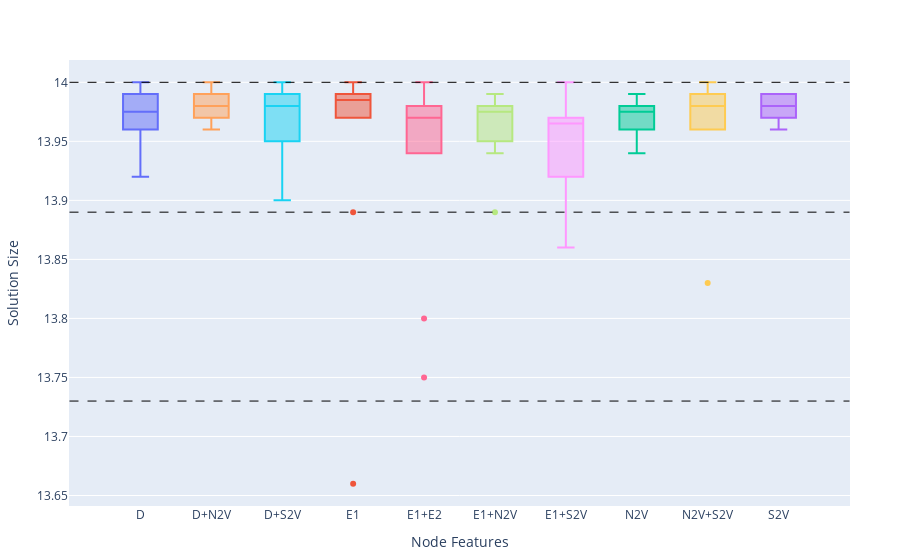

The notebook cell saved with this chart:
### Code cell
p = plot(vcat(dfs_single, dfs_combined), x=Symbol("Node Features"), y=Symbol("Solution Size"), kind="box", color=Symbol("Node Features"), 
    Layout(
        showlegend=false
    ))
    add_line(p, mean_ds, 10)
    add_line(p, mean_ds_2, 10)
    add_line(p, mean_ds_3, 10)
p

### Figure 1 — Plotly figure (JSON) as saved in the notebook; plotly's stock layout.template omitted (floating-point values rounded to 4 significant figures)
{"data": [{"legendgroup": "D", "marker": {"color": "#636efa"}, "name": "D", "showlegend": true, "type": "box", "x": ["D", "D", "D", "D", "D", "D", "D", "D", "D", "D"], "xaxis": "x", "y": [13.96, 13.99, 14, 13.97, 13.98, 13.99, 13.92, 13.96, 14, 13.97], "yaxis": "y"}, {"legendgroup": "D+N2V", "marker": {"color": "#FFA15A"}, "name": "D+N2V", "showlegend": true, "type": "box", "x": ["D+N2V", "D+N2V", "D+N2V", "D+N2V", "D+N2V", "D+N2V", "D+N2V", "D+N2V", "D+N2V", "D+N2V"], "xaxis": "x", "y": [13.99, 13.97, 14, 13.99, 13.99, 13.96, 13.98, 13.97, 13.98, 13.97], "yaxis": "y"}, {"legendgroup": "D+S2V", "marker": {"color": "#19d3f3"}, "name": "D+S2V", "showlegend": true, "type": "box", "x": ["D+S2V", "D+S2V", "D+S2V", "D+S2V", "D+S2V", "D+S2V", "D+S2V", "D+S2V", "D+S2V", "D+S2V"], "xaxis": "x", "y": [13.97, 14, 14, 13.9, 13.94, 13.95, 13.98, 13.99, 13.98, 13.98], "yaxis": "y"}, {"legendgroup": "E1", "marker": {"color": "#EF553B"}, "name": "E1", "showlegend": true, "type": "box", "x": ["E1", "E1", "E1", "E1", "E1", "E1", "E1", "E1", "E1", "E1"], "xaxis": "x", "y": [13.99, 13.98, 13.66, 13.97, 14, 13.89, 13.99, 13.99, 13.97, 13.99], "yaxis": "y"}, {"legendgroup": "E1+E2", "marker": {"color": "#FF6692"}, "name": "E1+E2", "showlegend": true, "type": "box", "x": ["E1+E2", "E1+E2", "E1+E2", "E1+E2", "E1+E2", "E1+E2", "E1+E2", "E1+E2", "E1+E2", "E1+E2"], "xaxis": "x", "y": [13.97, 13.97, 13.96, 13.98, 13.75, 14, 13.8, 14, 13.94, 13.97], "yaxis": "y"}, {"legendgroup": "E1+N2V", "marker": {"color": "#B6E880"}, "name": "E1+N2V", "showlegend": true, "type": "box", "x": ["E1+N2V", "E1+N2V", "E1+N2V", "E1+N2V", "E1+N2V", "E1+N2V", "E1+N2V", "E1+N2V", "E1+N2V", "E1+N2V"], "xaxis": "x", "y": [13.98, 13.98, 13.95, 13.94, 13.89, 13.97, 13.98, 13.97, 13.99, 13.99], "yaxis": "y"}, {"legendgroup": "E1+S2V", "marker": {"color": "#FF97FF"}, "name": "E1+S2V", "showlegend": true, "type": "box", "x": ["E1+S2V", "E1+S2V", "E1+S2V", "E1+S2V", "E1+S2V", "E1+S2V", "E1+S2V", "E1+S2V", "E1+S2V", "E1+S2V"], "xaxis": "x", "y": [13.97, 13.97, 13.99, 13.92, 13.92, 13.96, 14, 13.86, 13.97, 13.94], "yaxis": "y"}, {"legendgroup": "N2V", "marker": {"color": "#00cc96"}, "name": "N2V", "showlegend": true, "type": "box", "x": ["N2V", "N2V", "N2V", "N2V", "N2V", "N2V", "N2V", "N2V", "N2V", "N2V"], "xaxis": "x", "y": [13.99, 13.98, 13.98, 13.98, 13.99, 13.94, 13.97, 13.96, 13.95, 13.97], "yaxis": "y"}, {"legendgroup": "N2V+S2V", "marker": {"color": "#FECB52"}, "name": "N2V+S2V", "showlegend": true, "type": "box", "x": ["N2V+S2V", "N2V+S2V", "N2V+S2V", "N2V+S2V", "N2V+S2V", "N2V+S2V", "N2V+S2V", "N2V+S2V", "N2V+S2V", "N2V+S2V"], "xaxis": "x", "y": [13.96, 14, 13.98, 14, 13.83, 13.98, 13.96, 13.98, 13.97, 13.99], "yaxis": "y"}, {"legendgroup": "S2V", "marker": {"color": "#ab63fa"}, "name": "S2V", "showlegend": true, "type": "box", "x": ["S2V", "S2V", "S2V", "S2V", "S2V", "S2V", "S2V", "S2V", "S2V", "S2V"], "xaxis": "x", "y": [13.98, 13.98, 13.98, 13.99, 13.96, 13.96, 13.99, 13.97, 13.98, 13.99], "yaxis": "y"}], "layout": {"legend": {"title": {"text": "Node Features"}, "tracegroupgap": 0}, "margin": {"b": 50, "l": 50, "r": 50, "t": 60}, "shapes": [{"line": {"color": "Black", "dash": "dash", "width": 1}, "type": "line", "x0": -1, "x1": 10, "xref": "x", "y0": 13.73, "y1": 13.73, "yref": "y"}, {"line": {"color": "Black", "dash": "dash", "width": 1}, "type": "line", "x0": -1, "x1": 10, "xref": "x", "y0": 13.89, "y1": 13.89, "yref": "y"}, {"line": {"color": "Black", "dash": "dash", "width": 1}, "type": "line", "x0": -1, "x1": 10, "xref": "x", "y0": 14, "y1": 14, "yref": "y"}], "showlegend": false, "xaxis": {"title": {"text": "Node Features"}}, "yaxis": {"title": {"text": "Solution Size"}}}}
